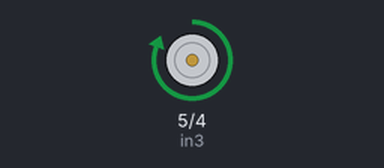
Bench run of a sketch on a simulated Arduino Uno, built with avr-gcc and run on an emulated ATmega328P. On the bench: motor-driver pin pairs drawn as motors (green arrow = first pin HIGH = forward, orange = second pin HIGH = backward, longer = more drive, scaled by the enable pin).

Above: at 0.1 s.
At 10.1 s:
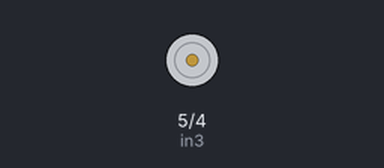
At 18.65 s:
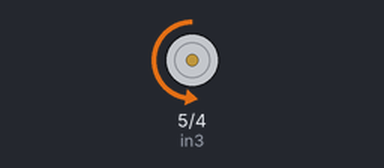
At 27.3 s:
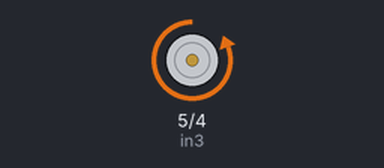
Timing chart, 0 to 40.0 s (numbered marks = the images above):
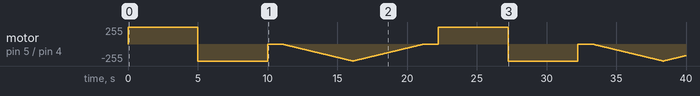

The sketch:

robot_car_sketch_copy1.ino
```cpp
// Only Motor B connections used
int enB = 3;
int in3 = 5;
int in4 = 4;

void setup() {
  pinMode(enB, OUTPUT);
  pinMode(in3, OUTPUT);
  pinMode(in4, OUTPUT);

  // Start with motors off
  digitalWrite(in3, LOW);
  digitalWrite(in4, LOW);
}

void loop() {
  directionControl();
  delay(1000);
  speedControl();
  delay(1000);
}

void directionControl() {
  analogWrite(enB, 255); // Full speed

  // Move forward
  digitalWrite(in3, HIGH);
  digitalWrite(in4, LOW);
  delay(5000);

  // Move backward
  digitalWrite(in3, LOW);
  digitalWrite(in4, HIGH);
  delay(5000);

  // Stop motors
  digitalWrite(in3, LOW);
  digitalWrite(in4, LOW);
}

void speedControl() {
  // Move backward slowly then speed up
  digitalWrite(in3, LOW);
  digitalWrite(in4, HIGH);

  // Accelerate
  for (int i = 0; i <= 255; i++) {
    analogWrite(enB, i);
    delay(20);
  }

  // Decelerate
  for (int i = 255; i >= 0; i--) {
    analogWrite(enB, i);
    delay(20);
  }

  // Stop
  digitalWrite(in3, LOW);
  digitalWrite(in4, LOW);
}
```
